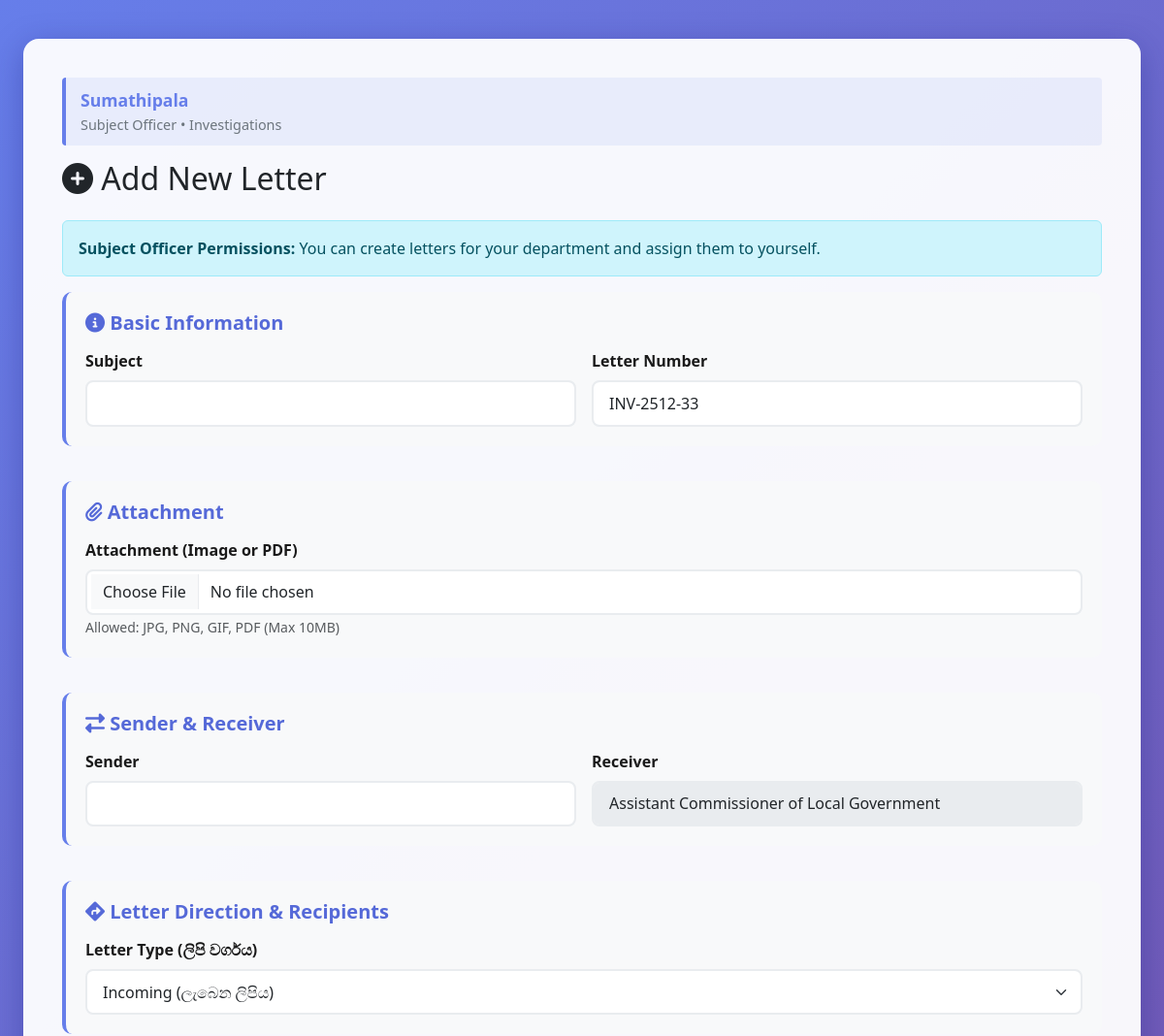
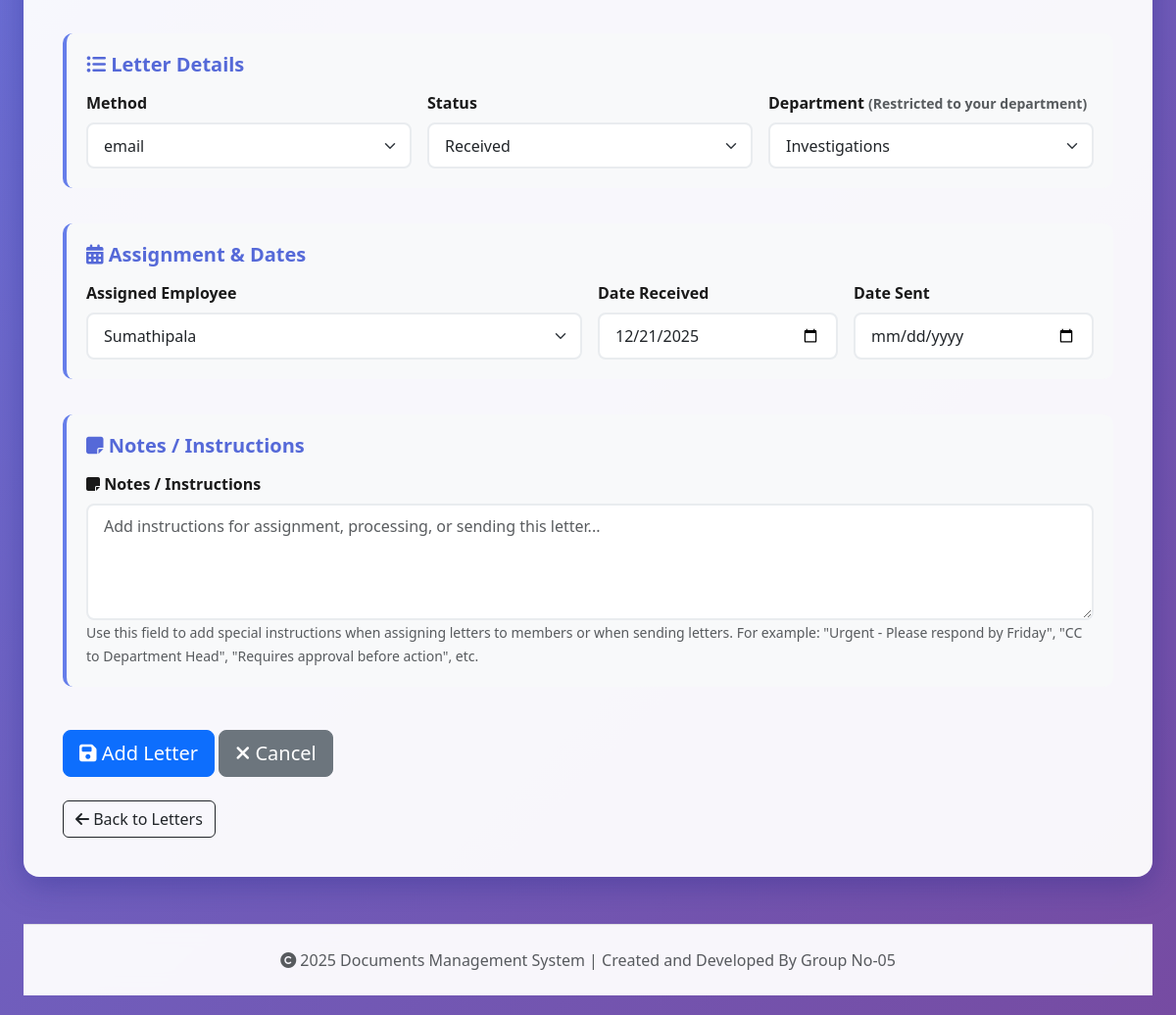
The page /office_letter/src/letter_form.php (signed in) on the database its author committed (2 pictures, top to bottom).
### tables this page shows
CREATE TABLE `users` (
  `id` int(11) NOT NULL,
  `username` varchar(50) DEFAULT NULL,
  `password` varchar(255) DEFAULT NULL,
  `last_login` datetime DEFAULT NULL COMMENT 'Last login timestamp',
  `employee_id` int(11) DEFAULT NULL,
  `role` varchar(50) DEFAULT NULL,
  `email` varchar(255) NOT NULL,
  `created_at` timestamp NOT NULL DEFAULT current_timestamp(),
  `approved` tinyint(1) DEFAULT 0 COMMENT 'Account approval status: 0=pending, 1=approved',
  `approved_by` int(11) DEFAULT NULL COMMENT 'User ID who approved this account',
  `approved_at` timestamp NULL DEFAULT NULL COMMENT 'When account was approved',
  `created_by` int(11) DEFAULT NULL COMMENT 'User ID who created this account'
);

CREATE TABLE `employee` (
  `id` int(11) NOT NULL,
  `name` varchar(100) DEFAULT NULL,
  `email` varchar(100) DEFAULT NULL,
  `password` varchar(255) DEFAULT NULL,
  `department_id` int(11) DEFAULT NULL,
  `role` varchar(50) DEFAULT NULL
);

CREATE TABLE `department` (
  `id` int(11) NOT NULL,
  `name` varchar(50) DEFAULT NULL,
  `abbreviation` varchar(10) DEFAULT NULL
);

### office_letter/src/letter_form.php (the view, shortened to what the rows shown need)
<?php
require_once '../config/db.php';
require_once 'user_info_helper.php';
$user_id = intval($_SESSION['user_id']);
$user_info = get_user_info($user_id, $conn);
$role = $user_info['role'];
$employee_id = $user_info['employee_id'];
$user_dept_id = null;
if ($employee_id) {
    $deptStmt = $conn->prepare("SELECT department_id FROM Employee WHERE id = ? LIMIT 1");
    $deptStmt->bind_param('i', $employee_id);
    $deptStmt->execute();
    $deptRes = $deptStmt->get_result();
    if ($deptRow = $deptRes->fetch_assoc()) {
        $user_dept_id = $deptRow['department_id'];
    }
}
$id = isset($_GET['id']) ? intval($_GET['id']) : 0;
$editing = $id > 0;
if ($role === 'institution_head' || $role === 'postal_subject_officer' || $role === 'chief_management_assistant') {
    $departments_result = $conn->query("SELECT * FROM Department ORDER BY name");
} else {
    $departments_result = $conn->prepare("SELECT * FROM Department WHERE id = ? ORDER BY name");
    $departments_result->bind_param('i', $user_dept_id);
    $departments_result->execute();
    $departments_result = $departments_result->get_result();
}
$departments = array();
while ($row = $departments_result->fetch_assoc()) {
    $departments[] = $row;
}
if ($role === 'institution_head') {
    $employees = $conn->query("SELECT e.*, d.name as dept_name FROM Employee e LEFT JOIN Department d ON e.department_id = d.id ORDER BY e.name");
} elseif ($role === 'postal_subject_officer' || $role === 'chief_management_assistant') {
    $employees = $conn->query("SELECT e.*, d.name as dept_name FROM Employee e LEFT JOIN Department d ON e.department_id = d.id ORDER BY e.name");
} elseif ($role === 'department_head') {
    $employeesStmt = $conn->prepare("SELECT e.*, d.name as dept_name FROM Employee e LEFT JOIN Department d ON e.department_id = d.id WHERE e.department_id = ? ORDER BY e.name");
    $employeesStmt->bind_param('i', $user_dept_id);
    $employeesStmt->execute();
    $employees = $employeesStmt->get_result();
} else {
    $employeesStmt = $conn->prepare("SELECT e.*, d.name as dept_name FROM Employee e LEFT JOIN Department d ON e.department_id = d.id WHERE e.id = ? ORDER BY e.name");
    $employeesStmt->bind_param('i', $employee_id);
    $employeesStmt->execute();
    $employees = $employeesStmt->get_result();
}
?>
<!DOCTYPE html>
<html>
<head>
    <link rel="stylesheet" href="https://cdn.jsdelivr.net/npm/bootstrap@5.3.0/dist/css/bootstrap.min.css">
    <link rel="stylesheet" href="https://cdnjs.cloudflare.com/ajax/libs/font-awesome/6.4.0/css/all.min.css">
</head>
<body>
<div class="container-fluid px-4" style="max-width: 1400px;">
    <div class="form-container">
    <?php echo display_user_info_compact($user_info); ?>
    <h2 class="mb-4"><i class="fas fa-<?php echo $editing ? 'edit' : 'plus-circle'; ?>"></i> <?php echo $editing ? 'Edit Letter' : 'Add New Letter'; ?></h2>
    <form method="post" class="row g-3" enctype="multipart/form-data">
        <div class="col-12">
            <div class="form-section">
                <div class="row g-3">
        <div class="col-md-6">
            <label for="letter_number" class="form-label">Letter Number</label>
            <input type="text" name="letter_number" id="letter_number" class="form-control" required value="<?php
                if ($editing) {
                    echo htmlspecialchars($letter['letter_number']);
                } else {
                    $year = date('y');
                    $month = date('m');
                    $idResult = $conn->query("SELECT AUTO_INCREMENT FROM information_schema.TABLES WHERE TABLE_SCHEMA = DATABASE() AND TABLE_NAME = 'Letter'");
                    $nextId = ($idRow = $idResult->fetch_assoc()) ? $idRow['AUTO_INCREMENT'] : rand(1000,9999);
                    if ($role === 'chief_management_assistant') {
                        echo $year . $month . '-' . $nextId;
                    } else {
                        $defaultDeptId = (count($departments) > 0) ? $departments[0]['id'] : 1;
                        $deptId = isset($_POST['department_id']) ? $_POST['department_id'] : $defaultDeptId;
                        $abbr = '';
                        foreach ($departments as $dept) {
                            if ($dept['id'] == $deptId) {
                                $abbr = $dept['abbreviation'];
                                break;
                            }
                        }
                        echo $abbr && $nextId ? $abbr . '-' . $year . $month . '-' . $nextId : '';
                    }
                }
            ?>">
        </div>        </div>
            </div>
        </div>
        <div class="col-12">
            <div class="form-section">
                <div class="row g-3">
        <?php if ($editing || $role !== 'chief_management_assistant'): ?>
        <div class="col-md-4">
            <label for="department_id" class="form-label">
                Department
                <?php if ($role !== 'institution_head'): ?>
                    <small class="text-muted">(Restricted to your department)</small>
                <?php endif; ?>
            </label>
            <select name="department_id" id="department_id" class="form-select" required>
                <?php foreach ($departments as $d) { ?>
                    <option value="<?php echo $d['id']; ?>"
                        <?php
                        if ($editing && $letter['department_id'] == $d['id']) echo 'selected';
                        elseif (!$editing && $d['id'] == $user_dept_id) echo 'selected';
                        ?>
                    ><?php echo htmlspecialchars($d['name']); ?></option>
                <?php } ?>
            </select>
        </div>
        <?php else: ?>
            <input type="hidden" name="department_id" id="department_id" value="0">
        <?php endif; ?>        </div>
            </div>
        </div>
        <div class="col-12">
            <div class="form-section">
                <div class="row g-3">        <div class="col-md-6">
            <label for="employee_id" class="form-label">
                Assigned Employee
            </label>
            <?php if (($role === 'postal_subject_officer' || $role === 'chief_management_assistant') && !$editing): ?>
                <input type="text" class="form-control" value="To be assigned by Institution Head" disabled>
                <input type="hidden" name="employee_id" value="0">
            <?php else: ?>
                <select name="employee_id" id="employee_id" class="form-select" required <?php echo ($role === 'postal_subject_officer' && $editing) ? '' : ''; ?>>
                    <?php while ($e = $employees->fetch_assoc()) { ?>
                        <option value="<?php echo $e['id']; ?>"
                            <?php
                            if ($editing && $letter['employee_id'] == $e['id']) echo 'selected';
                            elseif (!$editing && $e['id'] == $employee_id && $role === 'subject_officer') echo 'selected';
                            ?>
                    >
                        <?php echo htmlspecialchars($e['name']); ?>
                    </option>
                    <?php } ?>
                </select>
            <?php endif; ?>
        </div>
        </div>
            </div>
        </div>
    </form>
</div>
</body>
</html>

### office_letter/src/user_info_helper.php (shortened to what the rows shown need)
<?php
function get_user_info($user_id, $conn) {
    $userStmt = $conn->prepare("
        SELECT
            u.role,
            e.name as employee_name,
            d.name as department_name,
            d.abbreviation as department_abbr,
            e.email as employee_email,
            e.id as employee_id
        FROM Users u
        LEFT JOIN Employee e ON u.employee_id = e.id
        LEFT JOIN Department d ON e.department_id = d.id
        WHERE u.id = ?
        LIMIT 1
    ");
    $userStmt->bind_param('i', $user_id);
    $userStmt->execute();
    $userRes = $userStmt->get_result();
    if ($userRow = $userRes->fetch_assoc()) {
        return [
            'role' => strtolower(str_replace(' ', '_', $userRow['role'])),
            'role_display' => ucwords(str_replace('_', ' ', $userRow['role'])),
            'employee_name' => $userRow['employee_name'] ?? 'Unknown User',
            'department_name' => $userRow['department_name'] ?? 'No Department',
            'department_abbr' => $userRow['department_abbr'] ?? '',
            'employee_email' => $userRow['employee_email'] ?? '',
            'employee_id' => $userRow['employee_id'] ?? 0
        ];
    }
    return null;
}
function display_user_info_compact($user_info) {
    return '
    <div class="user-info-compact">
        <div class="user-name">' . htmlspecialchars($user_info['employee_name']) . '</div>
        <div class="user-details">
            ' . htmlspecialchars($user_info['role_display']) . ' • ' . htmlspecialchars($user_info['department_name']) . '
        </div>
    </div>';
}
?>

### rows shown on the page
users: employee.name "Sumathipala", department.name "Investigations", employee_id "Sumathipala"
department: letter_number "INV-2512-33"
employee: department_id "Investigations"

### other values the page prints
$user_info['role_display'] "Subject Officer"
APP_NAME "Documents Management System"
form field method_id "email"
form field status_id "Received"
